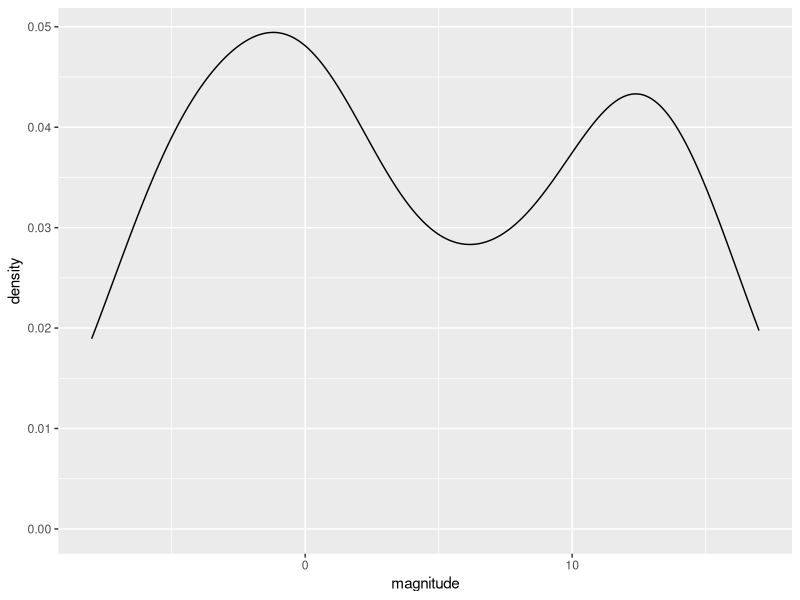
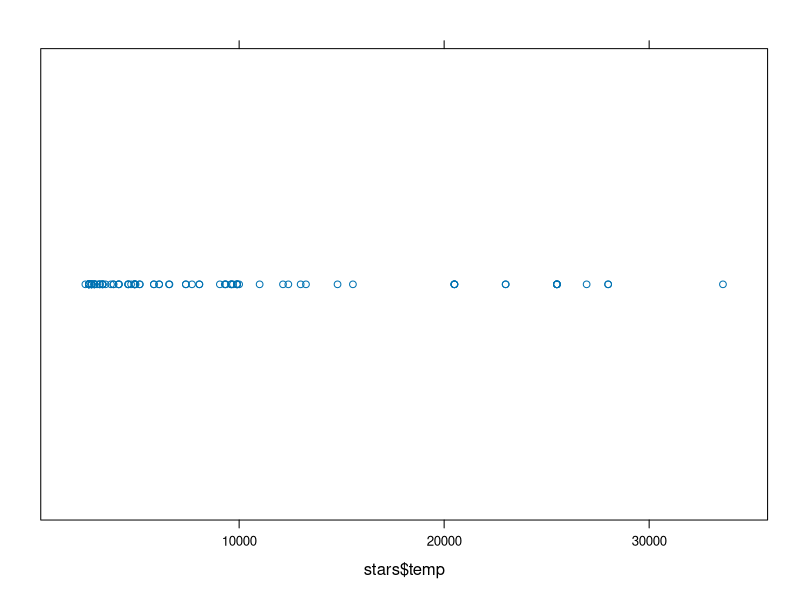
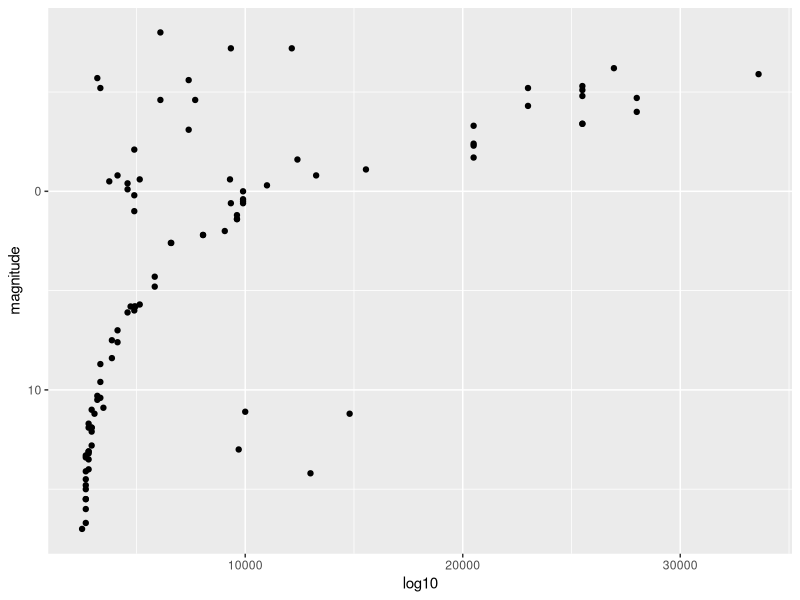
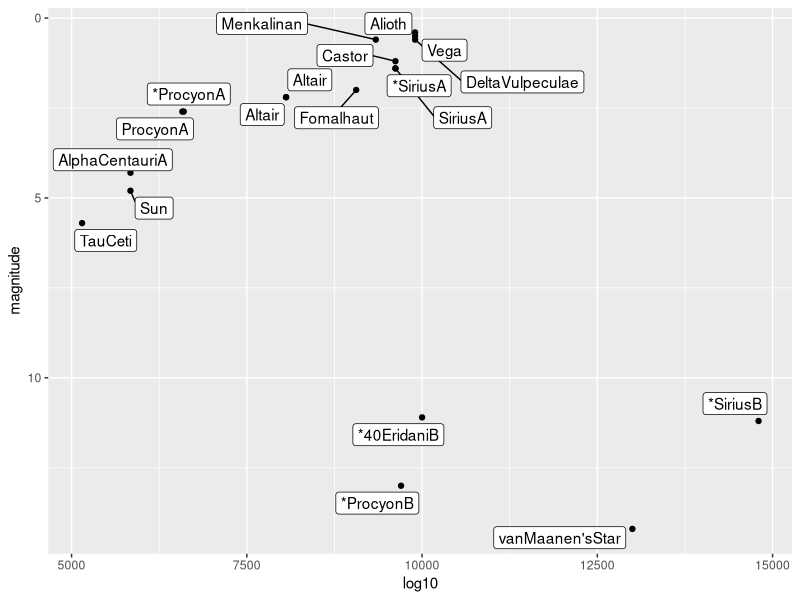
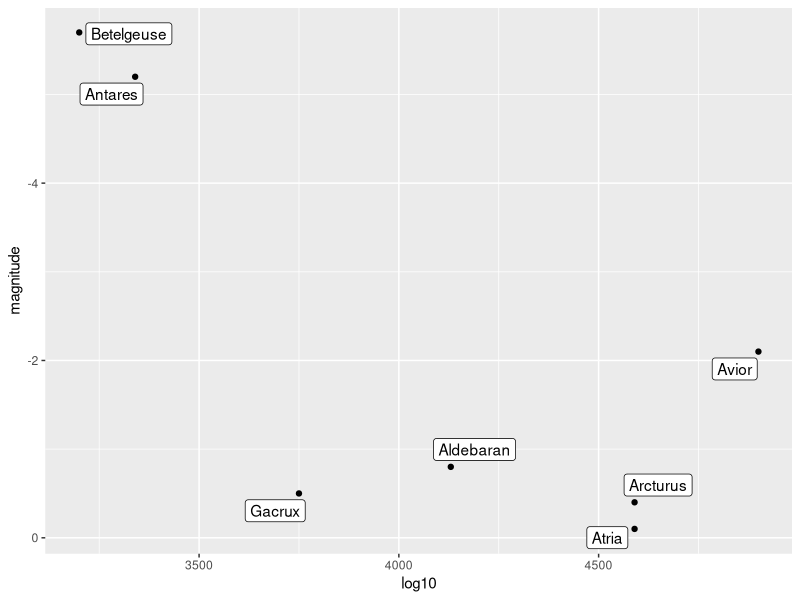
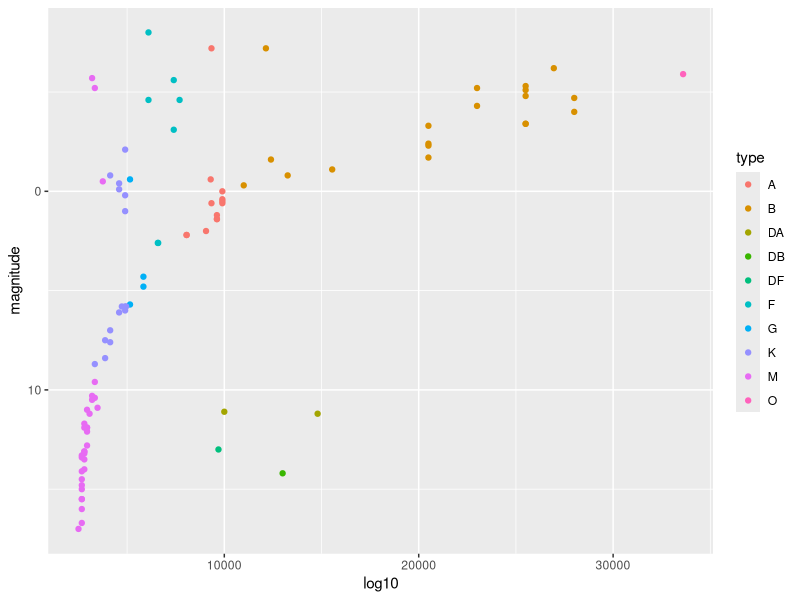

The R script that drew these images, in order:
library(tidyverse)
library(dslabs)
library(lattice)
library(ggrepel)
data(stars)
options(digits = 3)   # report 3 significant digits


# What is the mean magnitude?
mean(stars$magnitude)
# What is the standard deviation of magnitude?
sd(stars$magnitude)


# Make a density plot of the magnitude.
#  How many peaks are there in the data?
stars %>% ggplot(aes(x=magnitude)) +
  geom_density()


# Examine the distribution of star temperature.
#  Which of these statements best characterizes the temperature distribution?
stripplot(stars$temp)


# Make a scatter plot of the data with temperature on the x-axis and
#  magnitude on the y-axis and examine the relationship between the variables.
#  Recall that lower magnitude means a more luminous (brighter) star.
# Most stars follow a _______________ trend. These are called main sequence stars.
stars %>% ggplot(aes(x=temp, y=magnitude)) +
  geom_point() +
  scale_y_reverse() +
  scale_x_continuous("log10")

# The least lumninous star in the sample with a surface temperature over 5000K is _________.
stars %>% filter(temp>5000, magnitude>0) %>%
  ggplot(aes(x=temp, y=magnitude, label=star)) +
  geom_point() +
  scale_y_reverse() +
  scale_x_continuous("log10") +
  geom_label_repel()

# The two stars with lowest temperature and highest luminosity are known as supergiants.
#  The two supergiants in this dataset are ____________.
stars %>% filter(temp<5000, magnitude<0) %>%
  ggplot(aes(x=temp, y=magnitude, label=star)) +
  geom_point() +
  scale_y_reverse() +
  scale_x_continuous("log10") +
  geom_label_repel()


# Remove the text labels and color the points by star type. This classification describes
#  the properties of the star's spectrum, the amount of light produced at various wavelengths.
stars %>%
  ggplot(aes(x=temp, y=magnitude, color=type)) +
  geom_point() +
  scale_y_reverse() +
  scale_x_continuous("log10")
